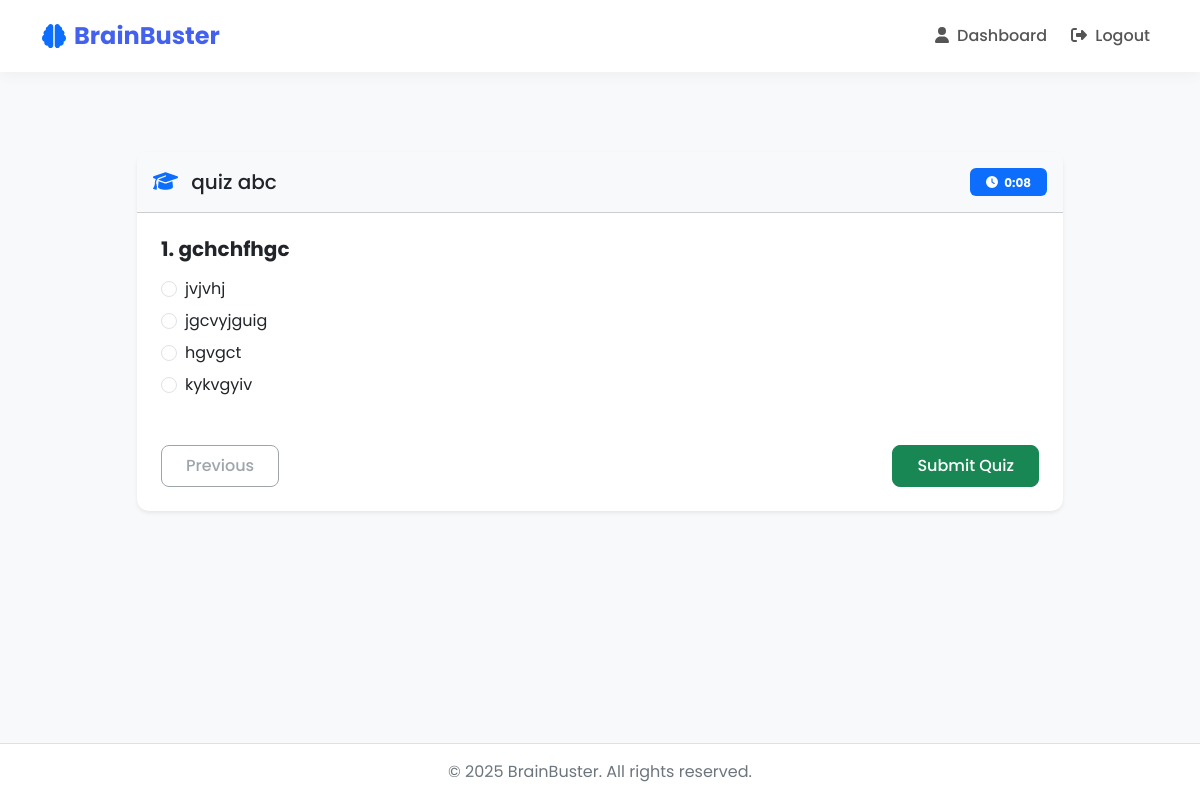
The app's page /quizzes/quiz/7/play/ (signed in) with its own data.
### quizzes/models.py (models this page shows, shortened)
class Quiz(models.Model):
    title = models.CharField(max_length=255)
    description = models.TextField(blank=True, null=True)
    icon = models.CharField(max_length=50, default="question-circle")
    code = models.CharField(max_length=10, unique=True, default=generate_unique_code)
    created_by = models.ForeignKey(User, on_delete=models.CASCADE, related_name='quizzes')
    created_at = models.DateTimeField(auto_now=True)
    time_limit_per_question = models.IntegerField(help_text="Time limit in seconds", default=30)
    minimum_score_percentage = models.IntegerField(help_text="Minimum score required to pass (%)", default=60)

class Question(models.Model):
    quiz = models.ForeignKey(Quiz, related_name="questions", on_delete=models.CASCADE)
    text = models.TextField()

class Option(models.Model):
    question = models.ForeignKey(Question, related_name="options", on_delete=models.CASCADE)
    text = models.CharField(max_length=255)
    is_correct = models.BooleanField(default=False)

### quizzes/views.py (the view, shortened to what this page needs)
# urls.py: path('quiz/<int:quiz_id>/play/', views.play_quiz, name='play_quiz'),
def play_quiz(request, quiz_id):
    quiz = get_object_or_404(Quiz, id=quiz_id)
    if request.user.is_authenticated:
        is_creator = quiz.created_by == request.user
        is_participant = quiz.participations.filter(user=request.user).exists()
    else:
        is_creator = False
        is_participant = False
    questions = list(quiz.questions.prefetch_related('options').all())
    return render(request, 'quizzes/play_quiz.html', {
        'quiz': quiz,
        'questions': questions,
        'is_creator': is_creator
    })

### templates/quizzes/play_quiz.html (shortened to what this page needs)
{% extends 'base.html' %}
{% block content %}
<div class="container py-5">
    <div class="row justify-content-center">
        <div class="col-md-10">
            <div class="card shadow-sm border-0">
                <div class="card-header bg-light py-3">
                    <div class="d-flex justify-content-between align-items-center">
                        <h5 class="mb-0">
                            <i class="fas fa-{{ quiz.icon|default:'question-circle' }} text-primary me-2"></i>
                            {{ quiz.title }}
                        </h5>
                        <div id="timer" class="badge bg-primary py-2 px-3">
                            <i class="fas fa-clock me-1"></i> <span id="timeRemaining">0:00</span>
                        </div>
                    </div>
                </div>
                <div class="card-body p-4">
                    <form id="quizForm" method="post" action="{% url 'play_quiz' quiz.id %}">
                        <div id="questionsContainer">
                            {% for question in questions %}
                            <div class="question mb-5" data-question-id="{{ question.id }}" style="display: none;">
                                <h5 class="fw-bold mb-3">{{ forloop.counter }}. {{ question.text }}</h5>
                                {% for option in question.options.all %}
                                <div class="form-check mb-2">
                                    <input class="form-check-input" type="radio" name="question_{{ question.id }}"
                                           id="option_{{ option.id }}" value="{{ option.id }}"
                                           data-question-id="{{ question.id }}">
                                    <label class="form-check-label" for="option_{{ option.id }}">
                                        {{ option.text }}
                                    </label>
                                </div>
                                {% endfor %}
                            </div>
                            {% endfor %}
                        </div>
                        <div class="d-flex justify-content-between mt-4">
                            <button type="button" id="prevBtn" class="btn btn-outline-secondary" disabled>Previous</button>
                            <button type="submit" id="submitBtn" class="btn btn-success" style="display: none;">Submit Quiz</button>
                        </div>
                    </form>
                </div>
            </div>
        </div>
    </div>
</div>
{% endblock %}

### static/css/style.css (style rules this page uses)
:root { --primary: #4361ee; --secondary: #3f37c9; --accent: #4cc9f0; --light: #f8f9fa; --dark: #212529; --success: #4ade80; --warning: #fbbf24; --danger: #f87171; --info: #60a5fa; }
body { font-family: 'Poppins', sans-serif; background-color: #f8f9fa; color: var(--dark); min-height: 100vh; display: flex; flex-direction: column; }
.card { border-radius: 12px; border: none; box-shadow: 0 5px 15px rgba(0, 0, 0, 0.05); transition: transform 0.3s ease, box-shadow 0.3s ease; }
.btn { border-radius: 8px; padding: 0.5rem 1.5rem; font-weight: 500; transition: all 0.3s ease; }

### records on screen
Quiz: title "quiz abc"
Question: text "gchchfhgc"
Option: text "jvjvhj"
Option: text "jgcvyjguig"
Option: text "hgvgct"
Option: text "kykvgyiv"
